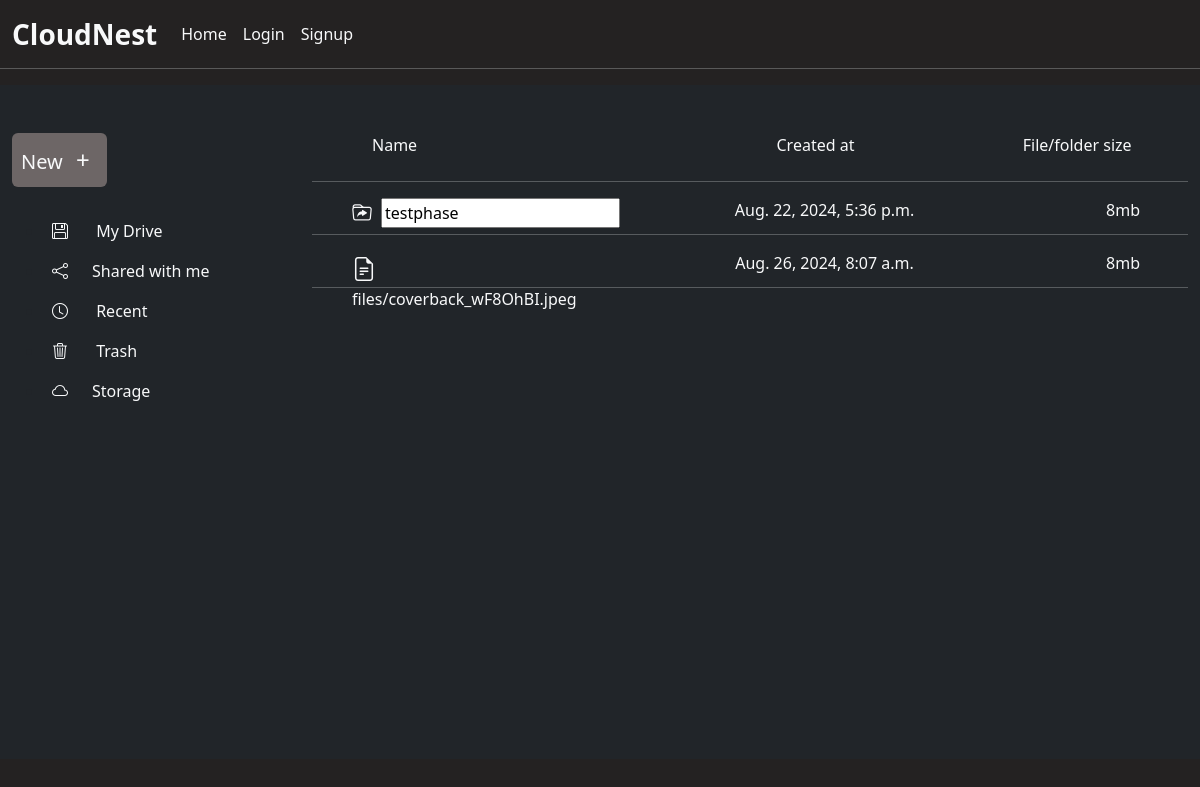
Page /cloudNest/renameInnerFolder/1/4 on the earlier database version.
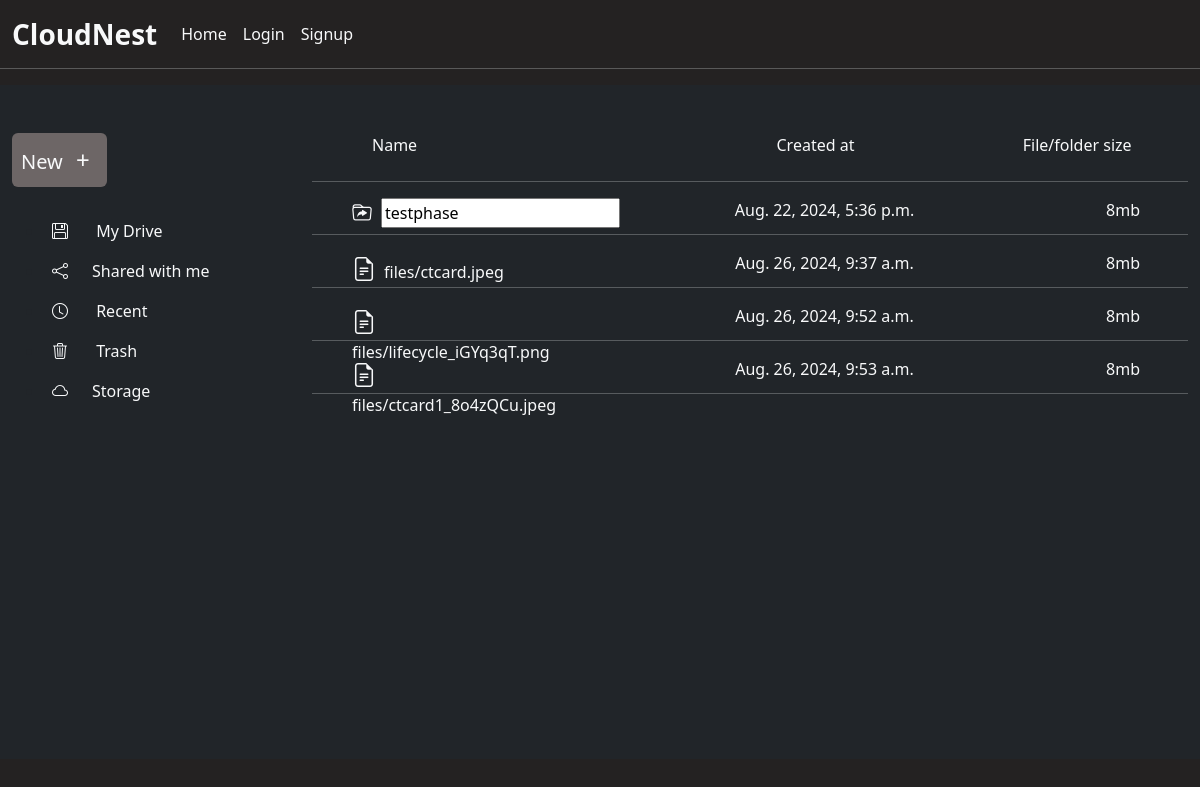
Same page on the later database version.
### drive/models.py (models this page shows, shortened)
class InnerFolder(models.Model):
    folderName= models.CharField(max_length=50,default='Folder')
    parentFolder = models.ForeignKey(Folder,on_delete=models.CASCADE)
    created_at = models.DateTimeField(auto_now_add=True)

class InnerFile(models.Model):
    file = models.FileField(upload_to='files',null=False)
    fileUser = models.ForeignKey(Folder,on_delete=models.CASCADE )
    created_at = models.DateTimeField(auto_now_add=True )

### drive/views.py (the view, shortened to what this page needs)
# urls.py: path('cloudNest/renameInnerFolder/<int:folder_id>/<int:innerFolderRename_id>', innerFolderRename, name='innerFolderRename'),
def innerFolderRename(request,folder_id ,innerFolderRename_id):
    parentfolder = Folder.objects.get(id=folder_id)
    innerFolder = InnerFolder.objects.filter(parentFolder=folder_id).order_by('-id')
    innerFile = InnerFile.objects.filter(fileUser = parentfolder)
    folder_instance = get_object_or_404(InnerFolder, id=innerFolderRename_id)
    context = {
        'innerFolder':innerFolder,
        'folderId':folder_id,
        'innerFile':innerFile,
        'renaming_folder_id': innerFolderRename_id
    }
    return render(request,'innerFolderRename.html',context)

### drive/templates/innerFolderRename.html (shortened to what this page needs)
{% extends 'index.html' %}
{% block content %}
<div class=" d-flex h-100vh">
    <div class="left-side-container w-25 container bg-dark pt-5 h-100vh">
        <div class="text-decoration-none d-flex btn_click">
            <button class="btn fs-5 p-2 text-light rounded"  role='button' id="btn">New <span class="fs-4 p-2">+</span></button>
        </div>
           <ul class="mt-4">
            <li class="p-2"><a href="#" class="text-decoration-none text-light"><i class="bi bi-floppy pe-4"></i> My Drive</li></a>
            <li class="p-2"><a href="#" class="text-decoration-none text-light"><i class="bi bi-share pe-4"></i>Shared with me</li></a>
            <li class="p-2"><a href="#" class="text-decoration-none text-light"><i class="bi bi-clock pe-4"></i> Recent</li></a>
            <li class="p-2"><a href="#" class="text-decoration-none text-light"><i class="bi bi-trash3 pe-4"></i> Trash</li></a>
            <li class="p-2"><a href="#" class="text-decoration-none text-light"><i class="bi bi-cloud pe-4"></i>Storage</li></a>
           </ul>
    </div>
    <div class="container-fluid w-75 float-end bg-dark position-relative me-0 pb-3" style="height:auto;padding-bottom: 23px;">
        <div class="container d-flex justify-content-between w-75 ms-5 mt-5 pb-2 sticky-top  text-light">
            <div class="name w-50">Name</div>
            <div class="owner w-25">Created at</div>
            <div class="file_size " style="margin-right: -20%;">File/folder size</div>
        </div>
        <div class="list-group overflow-y-scroll  p-0" style="height:72.3vh;">
        {% if innerFolder %}
            {% for folder in innerFolder %}
            <hr class="text-light">
            <div href="{% url 'subFile' folderId %}" class="context_items  text-decoration-none text-light d-flex justify-content-between ps-4 pe-4 pt-0 position-relative" style="height: 20px;">
                <div class="folder_name w-25 ps-3"><i class="bi bi-folder-symlink pe-2 fs-5"></i>
                    {% if folder.id  == renaming_folder_id %}
                    <form action="{% url 'innerFolderRename' folderId renaming_folder_id %}" method="POST"  id="renameInnerform">
                        <input type="text" name="renameFolder" id="renameFolder" value="{{ folder.folderName }}" class="renameinnerfolder">
                    </form>
                    {% else %}
                    {{ folder.folderName }}
                {% endif %}
                </div>
                <div class="folder_name">{{folder.created_at}}</div>
                <div class="folder_name pe-4">8mb</div>
            </div>
            {% endfor %}
          {% endif %}
          {% if innerFile %}
                {% for file in innerFile %}
                  <hr class="text-light">
                  <a href="" class="text-decoration-none text-light d-flex justify-content-between ps-4 pe-4 pt-0" style="height: 20px;">
                      <div class  ="folder_name w-25 ps-3"><i class="bi bi-file-earmark-text fs-4 pe-2"></i>{{file.file}}</div>
                      <div class="folder_name">{{file.created_at}}</div>
                      <div class="folder_name pe-4">8mb</div>
                  </a>
            {% endfor %}
          {% endif %}
        <hr class="text-light">
    </div>
    </div>
</div>
{% endblock content %}

Differences in the rows shown:
removed InnerFile: file "files/coverback_wF8OhBI.jpeg", created_at "Aug. 26, 2024, 8:07 a.m."
added InnerFile: file "files/ctcard.jpeg", created_at "Aug. 26, 2024, 9:37 a.m."
added InnerFile: file "files/lifecycle_iGYq3qT.png", created_at "Aug. 26, 2024, 9:52 a.m."
added InnerFile: file "files/ctcard1_8o4zQCu.jpeg", created_at "Aug. 26, 2024, 9:53 a.m."
